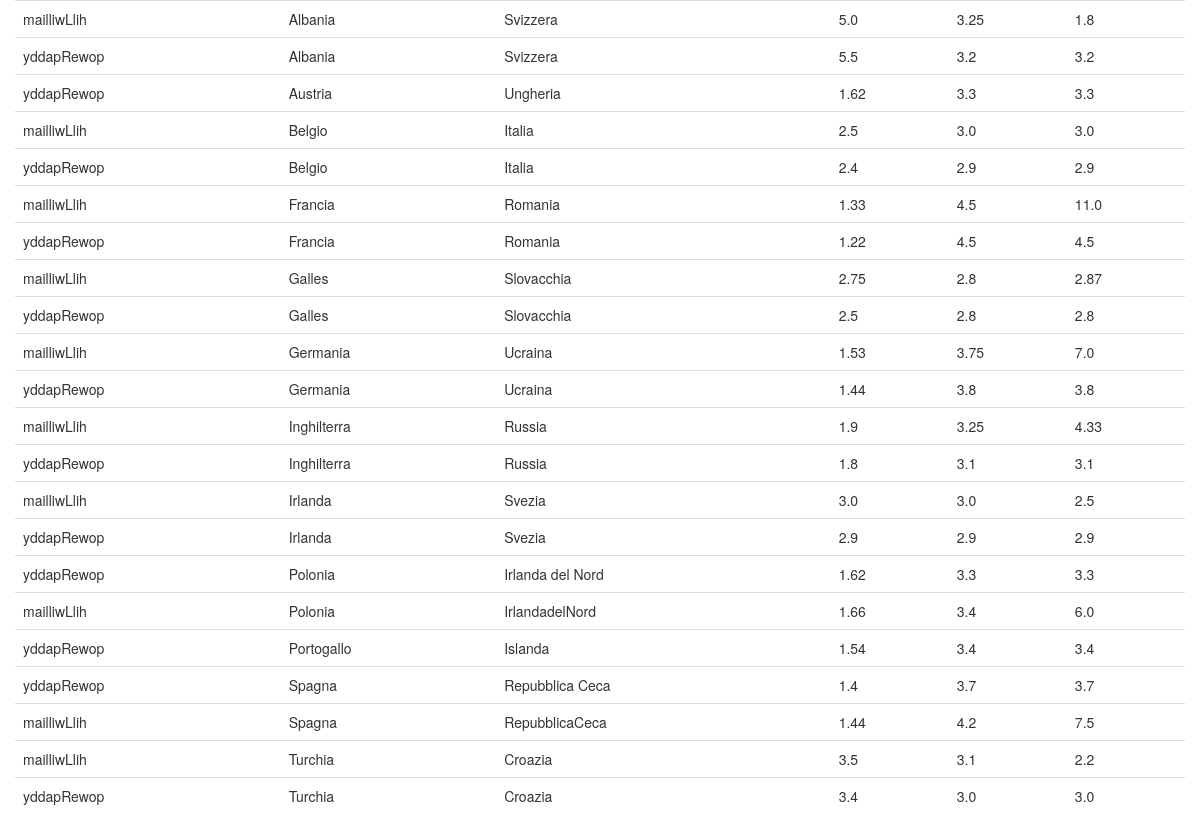
/visualizer/3, run on an earlier commit of the app's database.
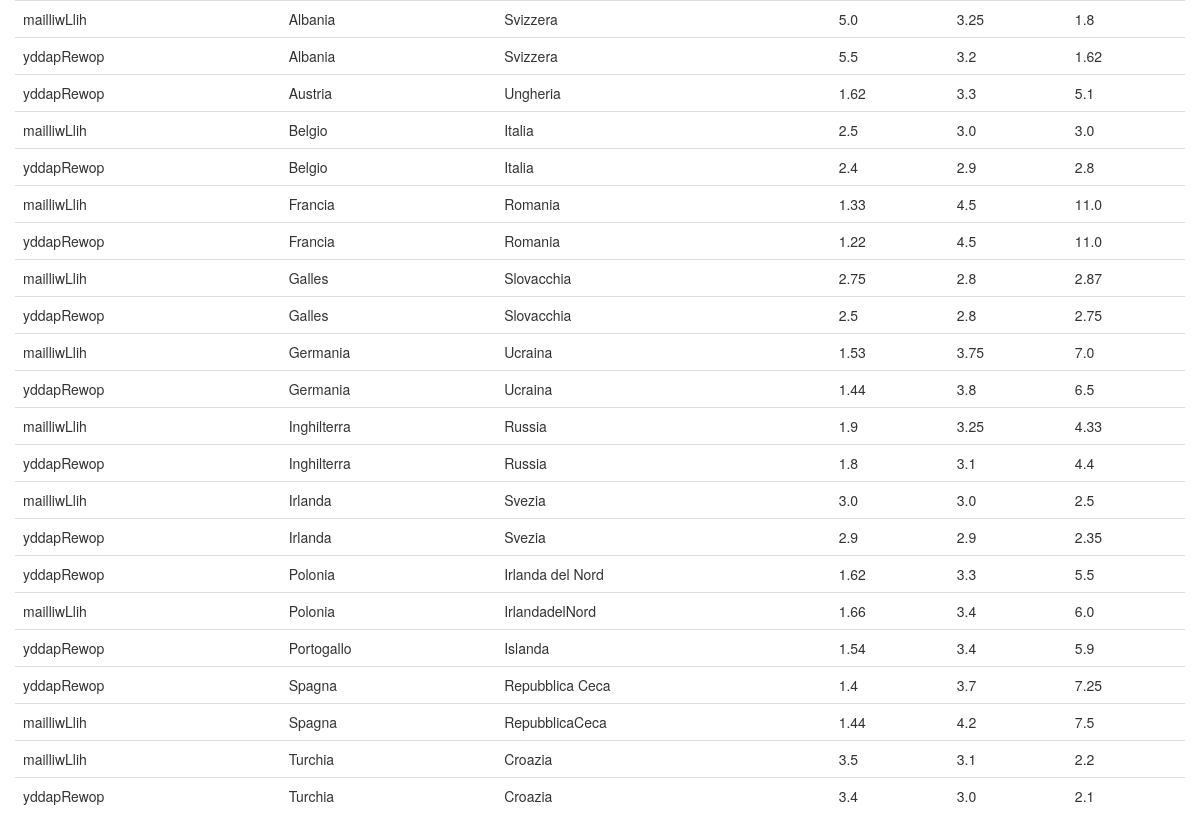
And on a later commit of the database.
### retriever/models.py (models this page shows, shortened)
class Match(models.Model):
    origin = models.CharField(max_length=255)
    datetime = models.DateTimeField()
    home = models.CharField(max_length=255)
    visitor = models.CharField(max_length=255)
    price_1 = models.FloatField()
    price_x = models.FloatField()
    price_2 = models.FloatField()

### visualizer/views.py (the view)
def index_3(request):
    context = {}
    matches = Match.objects.all().order_by("home", "visitor")
    context["matches"] = matches
    return render(request, 'index_3.html', context)

### visualizer/templates/index_3.html (shortened to what this page needs)
{% load static %}
<!DOCTYPE html>
<html lang="en">
  <head>
    <link href="{% static 'bootstrap/dist/css/bootstrap.min.css' %}" rel="stylesheet">
  </head>
  <body>
    <div class="col-lg-12">
        <table class="table">
            {% for match in matches %}
                <tr>
                    <td>{{ match.origin }}</td>
                    <td>{{ match.home }}</td>
                    <td>{{ match.visitor }}</td>
                    <td>{{ match.price_1 }}</td>
                    <td>{{ match.price_x }}</td>
                    <td>{{ match.price_2 }}</td>
                </tr>
            {% endfor %}
        </table>
    </div>
  </body>
</html>

What changed in the data, as far as the page shows it:
removed Match: origin "yddapRewop", home "Albania", visitor "Svizzera", price_1 "5.5", price_x "3.2", price_2 "3.2"
removed Match: origin "yddapRewop", home "Austria", visitor "Ungheria", price_1 "1.62", price_x "3.3", price_2 "3.3"
removed Match: origin "yddapRewop", home "Belgio", visitor "Italia", price_1 "2.4", price_x "2.9", price_2 "2.9"
removed Match: origin "yddapRewop", home "Francia", visitor "Romania", price_1 "1.22", price_x "4.5", price_2 "4.5"
removed Match: origin "yddapRewop", home "Galles", visitor "Slovacchia", price_1 "2.5", price_x "2.8", price_2 "2.8"
removed Match: origin "yddapRewop", home "Germania", visitor "Ucraina", price_1 "1.44", price_x "3.8", price_2 "3.8"
removed Match: origin "yddapRewop", home "Inghilterra", visitor "Russia", price_1 "1.8", price_x "3.1", price_2 "3.1"
removed Match: origin "yddapRewop", home "Irlanda", visitor "Svezia", price_1 "2.9", price_x "2.9", price_2 "2.9"
removed Match: origin "yddapRewop", home "Polonia", visitor "Irlanda del Nord", price_1 "1.62", price_x "3.3", price_2 "3.3"
removed Match: origin "yddapRewop", home "Portogallo", visitor "Islanda", price_1 "1.54", price_x "3.4", price_2 "3.4"
removed Match: origin "yddapRewop", home "Spagna", visitor "Repubblica Ceca", price_1 "1.4", price_x "3.7", price_2 "3.7"
removed Match: origin "yddapRewop", home "Turchia", visitor "Croazia", price_1 "3.4", price_x "3.0", price_2 "3.0"
added Match: origin "yddapRewop", home "Albania", visitor "Svizzera", price_1 "5.5", price_x "3.2", price_2 "1.62"
added Match: origin "yddapRewop", home "Austria", visitor "Ungheria", price_1 "1.62", price_x "3.3", price_2 "5.1"
added Match: origin "yddapRewop", home "Belgio", visitor "Italia", price_1 "2.4", price_x "2.9", price_2 "2.8"
added Match: origin "yddapRewop", home "Francia", visitor "Romania", price_1 "1.22", price_x "4.5", price_2 "11.0"
added Match: origin "yddapRewop", home "Galles", visitor "Slovacchia", price_1 "2.5", price_x "2.8", price_2 "2.75"
added Match: origin "yddapRewop", home "Germania", visitor "Ucraina", price_1 "1.44", price_x "3.8", price_2 "6.5"
added Match: origin "yddapRewop", home "Inghilterra", visitor "Russia", price_1 "1.8", price_x "3.1", price_2 "4.4"
added Match: origin "yddapRewop", home "Irlanda", visitor "Svezia", price_1 "2.9", price_x "2.9", price_2 "2.35"
added Match: origin "yddapRewop", home "Polonia", visitor "Irlanda del Nord", price_1 "1.62", price_x "3.3", price_2 "5.5"
added Match: origin "yddapRewop", home "Portogallo", visitor "Islanda", price_1 "1.54", price_x "3.4", price_2 "5.9"
added Match: origin "yddapRewop", home "Spagna", visitor "Repubblica Ceca", price_1 "1.4", price_x "3.7", price_2 "7.25"
added Match: origin "yddapRewop", home "Turchia", visitor "Croazia", price_1 "3.4", price_x "3.0", price_2 "2.1"
